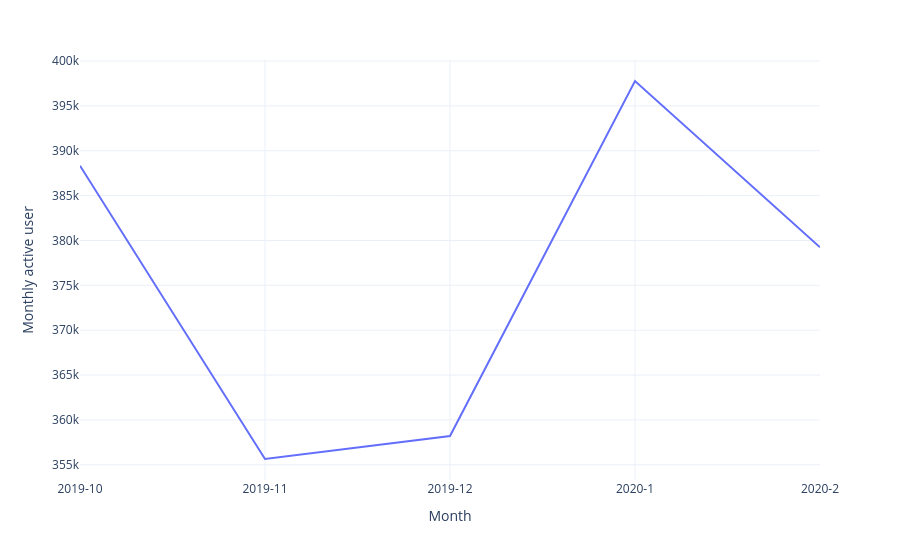

Notebook cell for this chart:
### Code cell
fig = px.line(data_frame=monthly_active_user, x='month', y='num_active_users')
fig.update_xaxes(type = 'category')
fig.update_layout(template = 'plotly_white', xaxis_title = 'Month', yaxis_title = 'Monthly active user')

### Figure 1 — Plotly figure (JSON) as saved in the notebook; plotly's stock layout.template omitted (floating-point values rounded to 4 significant figures)
{"data": [{"hovertemplate": "month=%{x}<br>num_active_users=%{y}<extra></extra>", "legendgroup": "", "line": {"color": "#636efa", "dash": "solid"}, "marker": {"symbol": "circle"}, "mode": "lines", "name": "", "orientation": "v", "showlegend": false, "type": "scatter", "x": ["2019-10", "2019-11", "2019-12", "2020-1", "2020-2"], "xaxis": "x", "y": [388331, 355643, 358212, 397775, 379246], "yaxis": "y"}], "layout": {"legend": {"tracegroupgap": 0}, "margin": {"t": 60}, "xaxis": {"anchor": "y", "domain": [0, 1], "title": {"text": "Month"}, "type": "category"}, "yaxis": {"anchor": "x", "domain": [0, 1], "title": {"text": "Monthly active user"}}}}
